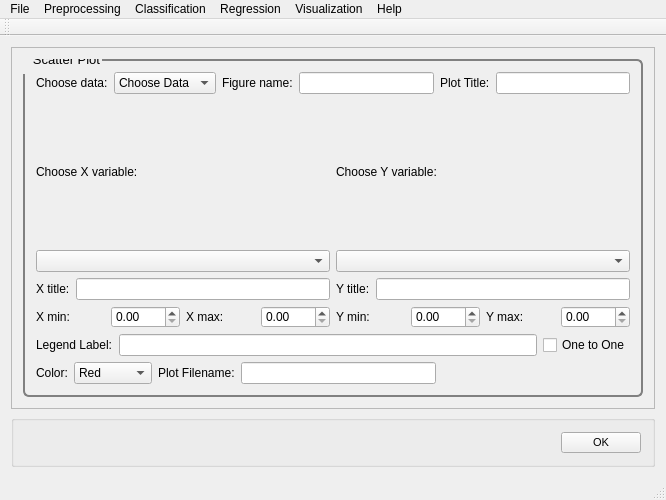
<?xml version="1.0" encoding="UTF-8"?>
<ui version="4.0">
    <class>MainWindow</class>
    <widget class="QMainWindow" name="MainWindow">
        <property name="geometry">
            <rect>
                <x>0</x>
                <y>0</y>
                <width>666</width>
                <height>500</height>
            </rect>
        </property>
        <property name="windowTitle">
            <string>PYSAT</string>
        </property>
        <widget class="QWidget" name="centralWidget">
            <layout class="QVBoxLayout" name="verticalLayout_9">
                <item>
                    <widget class="QScrollArea" name="scrollArea">
                        <property name="widgetResizable">
                            <bool>true</bool>
                        </property>
                        <widget class="QWidget" name="scrollAreaWidgetContents_2">
                            <property name="geometry">
                                <rect>
                                    <x>0</x>
                                    <y>0</y>
                                    <width>642</width>
                                    <height>352</height>
                                </rect>
                            </property>
                            <property name="font">
                                <font>
                                    <pointsize>8</pointsize>
                                </font>
                            </property>
                            <property name="styleSheet">
                                <string notr="true">QGroupBox {
                                    border: 2px solid gray;
                                    border-radius: 6px;
                                    margin-top: 0.5em;
                                    }

                                    QGroupBox::title {

                                    padding-top: -14px;
                                    padding-left: 8px;
                                    }
                                </string>
                            </property>
                            <layout class="QVBoxLayout" name="verticalLayout_8">
                                <item>
                                    <widget class="QGroupBox" name="scatter">
                                        <property name="font">
                                            <font>
                                                <pointsize>10</pointsize>
                                            </font>
                                        </property>
                                        <property name="title">
                                            <string>Scatter Plot</string>
                                        </property>
                                        <layout class="QVBoxLayout" name="verticalLayout">
                                            <item>
                                                <layout class="QVBoxLayout" name="scatter_vlayout">
                                                    <item>
                                                        <layout class="QHBoxLayout" name="scatter_choosedata_hlayout">
                                                            <item>
                                                                <widget class="QLabel" name="scatter_choosedata_label">
                                                                    <property name="text">
                                                                        <string>Choose data:</string>
                                                                    </property>
                                                                </widget>
                                                            </item>
                                                            <item>
                                                                <widget class="QComboBox" name="scatter_choosedata">
                                                                    <property name="iconSize">
                                                                        <size>
                                                                            <width>50</width>
                                                                            <height>20</height>
                                                                        </size>
                                                                    </property>
                                                                    <item>
                                                                        <property name="text">
                                                                            <string>Choose Data</string>
                                                                        </property>
                                                                    </item>
                                                                    <item>
                                                                        <property name="text">
                                                                            <string>Known Data</string>
                                                                        </property>
                                                                    </item>
                                                                </widget>
                                                            </item>
                                                            <item>
                                                                <widget class="QLabel" name="figname_label">
                                                                    <property name="text">
                                                                        <string>Figure name:</string>
                                                                    </property>
                                                                </widget>
                                                            </item>
                                                            <item>
                                                                <widget class="QLineEdit" name="figname_text"/>
                                                            </item>
                                                            <item>
                                                                <widget class="QLabel" name="plot_title_label">
                                                                    <property name="text">
                                                                        <string>Plot Title:</string>
                                                                    </property>
                                                                </widget>
                                                            </item>
                                                            <item>
                                                                <widget class="QLineEdit" name="plot_title_text"/>
                                                            </item>
                                                        </layout>
                                                    </item>
                                                    <item>
                                                        <layout class="QHBoxLayout" name="scatter_choosevars_hlayout">
                                                            <item>
                                                                <layout class="QVBoxLayout"
                                                                        name="scatter_choosex_vlayout">
                                                                    <item>
                                                                        <widget class="QLabel"
                                                                                name="scatter_choosex_label">
                                                                            <property name="text">
                                                                                <string>Choose X variable:</string>
                                                                            </property>
                                                                        </widget>
                                                                    </item>
                                                                    <item>
                                                                        <widget class="QComboBox" name="xvar_choices"/>
                                                                    </item>
                                                                    <item>
                                                                        <layout class="QHBoxLayout"
                                                                                name="xtitle_hlayout">
                                                                            <item>
                                                                                <widget class="QLabel"
                                                                                        name="xtitle_label">
                                                                                    <property name="text">
                                                                                        <string>X title:</string>
                                                                                    </property>
                                                                                </widget>
                                                                            </item>
                                                                            <item>
                                                                                <widget class="QLineEdit"
                                                                                        name="xtitle_text"/>
                                                                            </item>
                                                                        </layout>
                                                                    </item>
                                                                    <item>
                                                                        <layout class="QHBoxLayout"
                                                                                name="xrange_hlayout">
                                                                            <item>
                                                                                <widget class="QLabel"
                                                                                        name="xmin_label">
                                                                                    <property name="text">
                                                                                        <string>X min:</string>
                                                                                    </property>
                                                                                </widget>
                                                                            </item>
                                                                            <item>
                                                                                <widget class="QDoubleSpinBox"
                                                                                        name="xmin_spin"/>
                                                                            </item>
                                                                            <item>
                                                                                <widget class="QLabel"
                                                                                        name="xmax_label">
                                                                                    <property name="text">
                                                                                        <string>X max:</string>
                                                                                    </property>
                                                                                </widget>
                                                                            </item>
                                                                            <item>
                                                                                <widget class="QDoubleSpinBox"
                                                                                        name="xmax_spin"/>
                                                                            </item>
                                                                        </layout>
                                                                    </item>
                                                                </layout>
                                                            </item>
                                                            <item>
                                                                <layout class="QVBoxLayout"
                                                                        name="scatter_choosey_vlayout">
                                                                    <item>
                                                                        <widget class="QLabel"
                                                                                name="scatter_choosey_label">
                                                                            <property name="text">
                                                                                <string>Choose Y variable:</string>
                                                                            </property>
                                                                        </widget>
                                                                    </item>
                                                                    <item>
                                                                        <widget class="QComboBox" name="yvar_choices"/>
                                                                    </item>
                                                                    <item>
                                                                        <layout class="QHBoxLayout"
                                                                                name="ytitle_hlayout">
                                                                            <item>
                                                                                <widget class="QLabel"
                                                                                        name="ytitle_label">
                                                                                    <property name="text">
                                                                                        <string>Y title:</string>
                                                                                    </property>
                                                                                </widget>
                                                                            </item>
                                                                            <item>
                                                                                <widget class="QLineEdit"
                                                                                        name="ytitle_text"/>
                                                                            </item>
                                                                        </layout>
                                                                    </item>
                                                                    <item>
                                                                        <layout class="QHBoxLayout"
                                                                                name="yrange_hlayout">
                                                                            <item>
                                                                                <widget class="QLabel"
                                                                                        name="ymin_label">
                                                                                    <property name="text">
                                                                                        <string>Y min:</string>
                                                                                    </property>
                                                                                </widget>
                                                                            </item>
                                                                            <item>
                                                                                <widget class="QDoubleSpinBox"
                                                                                        name="ymin_spin"/>
                                                                            </item>
                                                                            <item>
                                                                                <widget class="QLabel"
                                                                                        name="ymax_label">
                                                                                    <property name="text">
                                                                                        <string>Y max:</string>
                                                                                    </property>
                                                                                </widget>
                                                                            </item>
                                                                            <item>
                                                                                <widget class="QDoubleSpinBox"
                                                                                        name="ymax_spin"/>
                                                                            </item>
                                                                        </layout>
                                                                    </item>
                                                                </layout>
                                                            </item>
                                                        </layout>
                                                    </item>
                                                    <item>
                                                        <layout class="QHBoxLayout" name="legend_hlayout">
                                                            <item>
                                                                <widget class="QLabel" name="legend_label">
                                                                    <property name="text">
                                                                        <string>Legend Label:</string>
                                                                    </property>
                                                                </widget>
                                                            </item>
                                                            <item>
                                                                <widget class="QLineEdit" name="legend_label_text"/>
                                                            </item>
                                                            <item>
                                                                <widget class="QCheckBox" name="onetoone">
                                                                    <property name="text">
                                                                        <string>One to One</string>
                                                                    </property>
                                                                </widget>
                                                            </item>
                                                        </layout>
                                                    </item>
                                                    <item>
                                                        <layout class="QHBoxLayout" name="scatter_color_file_hlayout">
                                                            <item>
                                                                <widget class="QLabel" name="color_label">
                                                                    <property name="text">
                                                                        <string>Color:</string>
                                                                    </property>
                                                                </widget>
                                                            </item>
                                                            <item>
                                                                <widget class="QComboBox" name="color_choices">
                                                                    <property name="iconSize">
                                                                        <size>
                                                                            <width>50</width>
                                                                            <height>20</height>
                                                                        </size>
                                                                    </property>
                                                                    <item>
                                                                        <property name="text">
                                                                            <string>Red</string>
                                                                        </property>
                                                                    </item>
                                                                    <item>
                                                                        <property name="text">
                                                                            <string>Green</string>
                                                                        </property>
                                                                    </item>
                                                                    <item>
                                                                        <property name="text">
                                                                            <string>Blue</string>
                                                                        </property>
                                                                    </item>
                                                                    <item>
                                                                        <property name="text">
                                                                            <string>Cyan</string>
                                                                        </property>
                                                                    </item>
                                                                    <item>
                                                                        <property name="text">
                                                                            <string>Magenta</string>
                                                                        </property>
                                                                    </item>
                                                                    <item>
                                                                        <property name="text">
                                                                            <string>Yellow</string>
                                                                        </property>
                                                                    </item>
                                                                    <item>
                                                                        <property name="text">
                                                                            <string>Black</string>
                                                                        </property>
                                                                    </item>
                                                                </widget>
                                                            </item>
                                                            <item>
                                                                <widget class="QLabel" name="file_label">
                                                                    <property name="text">
                                                                        <string>Plot Filename:</string>
                                                                    </property>
                                                                </widget>
                                                            </item>
                                                            <item>
                                                                <widget class="QLineEdit" name="file_text"/>
                                                            </item>
                                                            <item>
                                                                <spacer name="scatter_color_file_spacer">
                                                                    <property name="orientation">
                                                                        <enum>Qt::Horizontal</enum>
                                                                    </property>
                                                                    <property name="sizeHint" stdset="0">
                                                                        <size>
                                                                            <width>40</width>
                                                                            <height>20</height>
                                                                        </size>
                                                                    </property>
                                                                </spacer>
                                                            </item>
                                                        </layout>
                                                    </item>
                                                </layout>
                                            </item>
                                        </layout>
                                    </widget>
                                </item>
                            </layout>
                        </widget>
                    </widget>
                </item>
                <item>
                    <widget class="QGroupBox" name="OK">
                        <layout class="QHBoxLayout" name="ok">
                            <item>
                                <spacer name="horizontalSpacer_5">
                                    <property name="orientation">
                                        <enum>Qt::Horizontal</enum>
                                    </property>
                                    <property name="sizeHint" stdset="0">
                                        <size>
                                            <width>40</width>
                                            <height>20</height>
                                        </size>
                                    </property>
                                </spacer>
                            </item>
                            <item>
                                <widget class="QPushButton" name="okButton">
                                    <property name="font">
                                        <font>
                                            <pointsize>8</pointsize>
                                        </font>
                                    </property>
                                    <property name="mouseTracking">
                                        <bool>false</bool>
                                    </property>
                                    <property name="text">
                                        <string>OK</string>
                                    </property>
                                </widget>
                            </item>
                        </layout>
                    </widget>
                </item>
            </layout>
        </widget>
        <widget class="QToolBar" name="mainToolBar">
            <attribute name="toolBarArea">
                <enum>TopToolBarArea</enum>
            </attribute>
            <attribute name="toolBarBreak">
                <bool>false</bool>
            </attribute>
        </widget>
        <widget class="QStatusBar" name="statusBar"/>
        <widget class="QMenuBar" name="menuBar">
            <property name="geometry">
                <rect>
                    <x>0</x>
                    <y>0</y>
                    <width>666</width>
                    <height>26</height>
                </rect>
            </property>
            <widget class="QMenu" name="menuFile">
                <property name="title">
                    <string>File</string>
                </property>
                <addaction name="actionLoad_Refence_Data"/>
                <addaction name="actionLoad_Unknown_Data"/>
                <addaction name="actionSet_output_location"/>
                <addaction name="separator"/>
                <addaction name="actionSave_Current_Plots"/>
                <addaction name="actionSave_Current_Data"/>
                <addaction name="separator"/>
                <addaction name="actionCreate_New_Workflow"/>
                <addaction name="actionSave_Current_Workflow"/>
                <addaction name="separator"/>
                <addaction name="actionExit"/>
            </widget>
            <widget class="QMenu" name="menuPreprocessing">
                <property name="title">
                    <string>Preprocessing</string>
                </property>
                <widget class="QMenu" name="menuBaseline_Removal">
                    <property name="title">
                        <string>Baseline Removal</string>
                    </property>
                    <addaction name="actionALS"/>
                    <addaction name="actionDietrich"/>
                    <addaction name="actionPolyFit"/>
                    <addaction name="actionAirPLS"/>
                    <addaction name="actionFABC"/>
                    <addaction name="actionKK"/>
                    <addaction name="actionMario"/>
                    <addaction name="actionMedian"/>
                    <addaction name="actionRubberband"/>
                    <addaction name="actionUndecimated_Wavelet"/>
                </widget>
                <widget class="QMenu" name="menuCalibration_Transfer">
                    <property name="title">
                        <string>Calibration Transfer</string>
                    </property>
                    <addaction name="actionRatio"/>
                    <addaction name="actionTommy_s_Methgod"/>
                    <addaction name="actionPiecewise_Direct_Standardization"/>
                    <addaction name="actionOthers_3"/>
                </widget>
                <addaction name="actionNormalization"/>
                <addaction name="actionNoise_Reduction"/>
                <addaction name="actionApply_Mask"/>
                <addaction name="actionInterpolate"/>
                <addaction name="actionInstrument_Response"/>
                <addaction name="menuBaseline_Removal"/>
                <addaction name="menuCalibration_Transfer"/>
                <addaction name="actionICA_2"/>
                <addaction name="actionPCA_2"/>
            </widget>
            <widget class="QMenu" name="menuRegression">
                <property name="title">
                    <string>Regression</string>
                </property>
                <addaction name="actionCross_Validation"/>
                <addaction name="actionTrain"/>
                <addaction name="actionPredict"/>
                <addaction name="actionCreate_N_Folds"/>
                <addaction name="actionCreate_Test_Folds"/>
                <addaction name="actionSubmodel_Ranges"/>
            </widget>
            <widget class="QMenu" name="menuHelp">
                <property name="title">
                    <string>Help</string>
                </property>
                <addaction name="actionIndex"/>
                <addaction name="actionContent_2"/>
                <addaction name="separator"/>
                <addaction name="actionAbout"/>
                <addaction name="actionAbout_QtCreator"/>
            </widget>
            <widget class="QMenu" name="menuClassification">
                <property name="title">
                    <string>Classification</string>
                </property>
                <widget class="QMenu" name="menuSupervised">
                    <property name="title">
                        <string>Supervised</string>
                    </property>
                    <addaction name="actionPLS_DA"/>
                    <addaction name="actionSIMCA"/>
                </widget>
                <widget class="QMenu" name="menuClustering">
                    <property name="title">
                        <string>Clustering</string>
                    </property>
                    <addaction name="actionK_means"/>
                    <addaction name="actionHierarchical_2"/>
                </widget>
                <addaction name="menuSupervised"/>
                <addaction name="menuClustering"/>
            </widget>
            <widget class="QMenu" name="menuVisualization">
                <property name="title">
                    <string>Visualization</string>
                </property>
                <addaction name="actionLine_Plot"/>
                <addaction name="action1_to_1_Plot"/>
                <addaction name="actionScatter_Plot"/>
            </widget>
            <addaction name="menuFile"/>
            <addaction name="menuPreprocessing"/>
            <addaction name="menuClassification"/>
            <addaction name="menuRegression"/>
            <addaction name="menuVisualization"/>
            <addaction name="menuHelp"/>
        </widget>
        <action name="actionLoad_Refence_Data">
            <property name="text">
                <string>Load Refence Data</string>
            </property>
        </action>
        <action name="actionLoad_Unknown_Data">
            <property name="text">
                <string>Load Unknown Data</string>
            </property>
        </action>
        <action name="actionSave_Current_Workflow">
            <property name="text">
                <string>Save Current Workflow</string>
            </property>
        </action>
        <action name="actionSave_Current_Plots">
            <property name="text">
                <string>Save Current Plots</string>
            </property>
        </action>
        <action name="actionSave_Current_Data">
            <property name="text">
                <string>Save Current Data</string>
            </property>
        </action>
        <action name="actionCreate_New_Workflow">
            <property name="text">
                <string>Create New Workflow</string>
            </property>
        </action>
        <action name="actionNoise_Reduction">
            <property name="text">
                <string>Noise Reduction</string>
            </property>
        </action>
        <action name="actionApply_Mask">
            <property name="text">
                <string>Apply Mask</string>
            </property>
        </action>
        <action name="actionInterpolate">
            <property name="text">
                <string>Interpolate (unknown to known)</string>
            </property>
        </action>
        <action name="actionInstrument_Response">
            <property name="text">
                <string>Instrument Response</string>
            </property>
        </action>
        <action name="actionALS">
            <property name="text">
                <string>ALS</string>
            </property>
        </action>
        <action name="actionDietrich">
            <property name="text">
                <string>Dietrich</string>
            </property>
        </action>
        <action name="actionPolyFit">
            <property name="text">
                <string>PolyFit</string>
            </property>
        </action>
        <action name="actionAirPLS">
            <property name="text">
                <string>AirPLS</string>
            </property>
        </action>
        <action name="actionFABC">
            <property name="text">
                <string>FABC</string>
            </property>
        </action>
        <action name="actionKK">
            <property name="text">
                <string>KK</string>
            </property>
        </action>
        <action name="actionMario">
            <property name="text">
                <string>Mario</string>
            </property>
        </action>
        <action name="actionMedian">
            <property name="text">
                <string>Median</string>
            </property>
        </action>
        <action name="actionRubberband">
            <property name="text">
                <string>Rubberband</string>
            </property>
        </action>
        <action name="actionUndecimated_Wavelet">
            <property name="text">
                <string>Undecimated Wavelet</string>
            </property>
        </action>
        <action name="actionRatio">
            <property name="text">
                <string>Ratio</string>
            </property>
        </action>
        <action name="actionTommy_s_Methgod">
            <property name="text">
                <string>Tommy's Method</string>
            </property>
        </action>
        <action name="actionPiecewise_Direct_Standardization">
            <property name="text">
                <string>Piecewise Direct Standardization</string>
            </property>
        </action>
        <action name="actionPCA">
            <property name="text">
                <string>PCA</string>
            </property>
        </action>
        <action name="actionICA">
            <property name="text">
                <string>ICA</string>
            </property>
        </action>
        <action name="actionK_Means">
            <property name="text">
                <string>K-Means</string>
            </property>
        </action>
        <action name="actionHierarchical">
            <property name="text">
                <string>Hierarchical</string>
            </property>
        </action>
        <action name="actionOthers">
            <property name="text">
                <string>Others...</string>
            </property>
        </action>
        <action name="actionOthers_2">
            <property name="text">
                <string>Others...</string>
            </property>
        </action>
        <action name="actionOthers_3">
            <property name="text">
                <string>Others...</string>
            </property>
        </action>
        <action name="actionPLS">
            <property name="text">
                <string>PLS</string>
            </property>
        </action>
        <action name="actionSM_PLS">
            <property name="text">
                <string>SM-PLS</string>
            </property>
        </action>
        <action name="actionICA_Regression">
            <property name="text">
                <string>ICA Regression</string>
            </property>
        </action>
        <action name="actionGaussian_Process">
            <property name="text">
                <string>Gaussian Process</string>
            </property>
        </action>
        <action name="actionMLP">
            <property name="text">
                <string>MLP</string>
            </property>
        </action>
        <action name="actionSVM">
            <property name="text">
                <string>SVM</string>
            </property>
        </action>
        <action name="actionOthers_4">
            <property name="text">
                <string>Others...</string>
            </property>
        </action>
        <action name="actionOthers_5">
            <property name="text">
                <string>Others...</string>
            </property>
        </action>
        <action name="actionIndex">
            <property name="text">
                <string>Index</string>
            </property>
        </action>
        <action name="actionContent_2">
            <property name="text">
                <string>Content</string>
            </property>
        </action>
        <action name="actionAbout">
            <property name="text">
                <string>About...</string>
            </property>
        </action>
        <action name="actionAbout_QtCreator">
            <property name="text">
                <string>About Qt...</string>
            </property>
        </action>
        <action name="actionExit">
            <property name="text">
                <string>Exit</string>
            </property>
        </action>
        <action name="actionNormalization">
            <property name="text">
                <string>Normalization</string>
            </property>
        </action>
        <action name="actionICA_2">
            <property name="text">
                <string>ICA</string>
            </property>
        </action>
        <action name="actionPCA_2">
            <property name="text">
                <string>PCA</string>
            </property>
        </action>
        <action name="actionPLS_DA">
            <property name="text">
                <string>PLS-DA</string>
            </property>
        </action>
        <action name="actionSIMCA">
            <property name="text">
                <string>SIMCA</string>
            </property>
        </action>
        <action name="actionK_means">
            <property name="text">
                <string>K-means</string>
            </property>
        </action>
        <action name="actionHierarchical_2">
            <property name="text">
                <string>Hierarchical</string>
            </property>
        </action>
        <action name="actionCross_Validation">
            <property name="text">
                <string>Cross Validation</string>
            </property>
        </action>
        <action name="actionTrain">
            <property name="text">
                <string>Train</string>
            </property>
        </action>
        <action name="actionPredict">
            <property name="text">
                <string>Predict</string>
            </property>
        </action>
        <action name="actionLine_Plot">
            <property name="text">
                <string>Line Plot</string>
            </property>
        </action>
        <action name="action1_to_1_Plot">
            <property name="text">
                <string>1 to 1 Plot</string>
            </property>
        </action>
        <action name="actionScatter_Plot">
            <property name="text">
                <string>Scatter Plot</string>
            </property>
        </action>
        <action name="actionSet_output_location">
            <property name="text">
                <string>Output Location</string>
            </property>
        </action>
        <action name="actionCreate_N_Folds">
            <property name="text">
                <string>Create N Folds</string>
            </property>
        </action>
        <action name="actionCreate_Test_Folds">
            <property name="text">
                <string>Create Test Folds</string>
            </property>
        </action>
        <action name="actionSubmodel_Ranges">
            <property name="text">
                <string>Submodel Ranges</string>
            </property>
        </action>
    </widget>
    <layoutdefault spacing="6" margin="11"/>
    <resources/>
    <connections/>
</ui>
